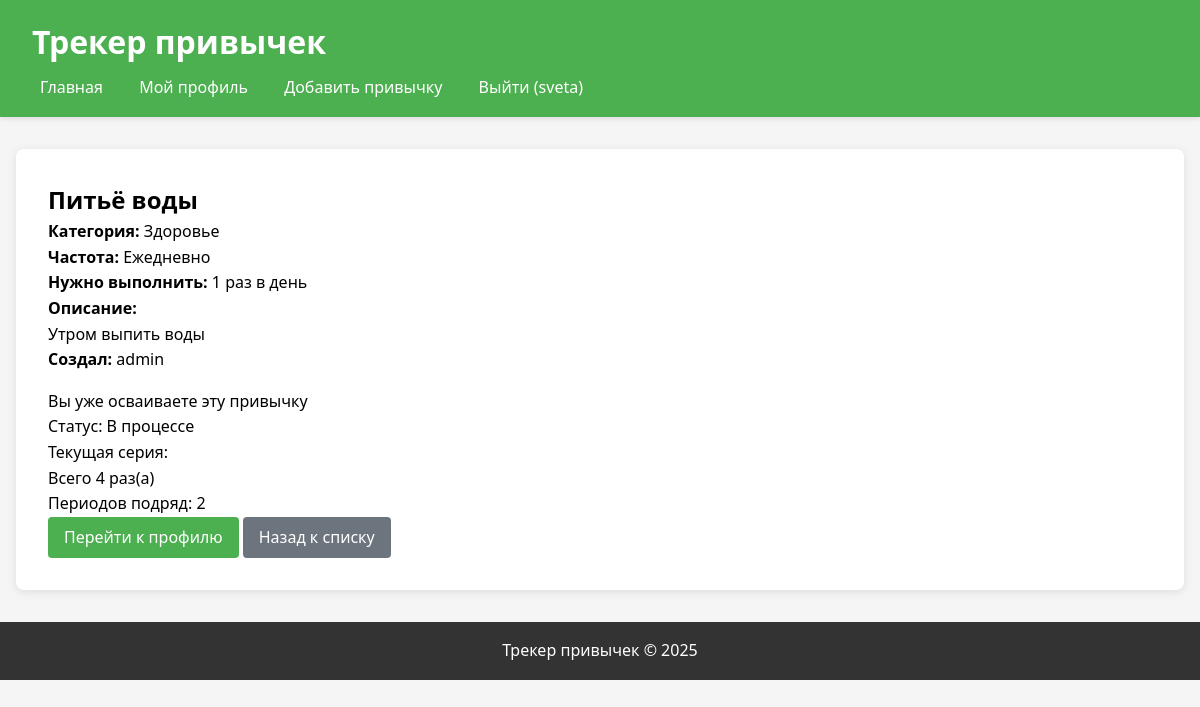
Page /habit/2/ (signed in) on the committed database.
### habits/models.py (models this page shows, shortened)
class User(AbstractUser):
    ROLE_CHOICES = (
        ('admin', 'Администратор'),
        ('user', 'Пользователь'),
    )
    role = models.CharField(
        max_length=10,
        choices=ROLE_CHOICES,
        default='user',
        verbose_name='Роль'
    )
    date_registered = models.DateTimeField(
        default=timezone.now,
        verbose_name='Дата регистрации'
    )
    class Meta:
        verbose_name = 'Пользователь'
        verbose_name_plural = 'Пользователи'

class Habit(models.Model):
    FREQUENCY_CHOICES = (
        ('daily', 'Ежедневно'),
        ('weekly', 'Еженедельно'),
        ('monthly', 'Ежемесячно'),
    )
    weekdays = models.CharField(
        max_length=50,
        blank=True,
        null=True,
        verbose_name='Дни выполнения',
        help_text='Укажите дни: mon,tue,wed,thu,fri,sat,sun (через запятую)'
    )
    name = models.CharField(max_length=200, verbose_name='Название')
    description = models.TextField(blank=True, verbose_name='Описание')
    category = models.CharField(max_length=100, blank=True, verbose_name='Категория')
    frequency = models.CharField(
        max_length=10,
        choices=FREQUENCY_CHOICES,
        default='daily',
        verbose_name='Частота выполнения'
    )
    target_count = models.PositiveIntegerField(
        default=1,
        verbose_name='Целевое количество выполнений',
        help_text='Сколько раз нужно выполнить привычку за период'
    )
    created_by = models.ForeignKey(
        User,
        on_delete=models.CASCADE,
        related_name='habits',
        verbose_name='Создатель'
    )
    created_at = models.DateTimeField(auto_now_add=True, verbose_name='Дата создания')
    class Meta:
        verbose_name = 'Привычка'
        verbose_name_plural = 'Привычки'
        ordering = ['-created_at']

class HabitProgress(models.Model):
    STATUS_CHOICES = (
        ('in_progress', 'В процессе'),
        ('completed', 'Освоена'),
        ('abandoned', 'Забыта/Брошена'),
    )
    user = models.ForeignKey(
        User,
        on_delete=models.CASCADE,
        related_name='habit_progress',
        verbose_name='Пользователь'
    )
    habit = models.ForeignKey(
        Habit,
        on_delete=models.CASCADE,
        related_name='progress_records',
        verbose_name='Привычка'
    )
    start_date = models.DateTimeField(default=timezone.now, verbose_name='Дата начала')
    status = models.CharField(
        max_length=15,
        choices=STATUS_CHOICES,
        default='in_progress',
        verbose_name='Статус освоения'
    )
    current_streak = models.PositiveIntegerField(default=0, verbose_name='Текущая серия')
    max_streak = models.PositiveIntegerField(default=0, verbose_name='Максимальная серия')
    current_day_streak = models.PositiveIntegerField(default=0, verbose_name='Текущая серия (дни)')
    max_day_streak = models.PositiveIntegerField(default=0, verbose_name='Максимальная серия (дни)')
    completed_date = models.DateTimeField(blank=True, null=True, verbose_name='Дата завершения')
    class Meta:
        verbose_name = 'Этап освоения'
        verbose_name_plural = 'Этапы освоения'
        ordering = ['-start_date']
        unique_together = ['user', 'habit']

### habits/views.py (the view)
# urls.py: path('habit/<int:habit_id>/', views.habit_detail, name='habit_detail'),
def habit_detail(request, habit_id):
    if request.user.is_authenticated:
        habit = get_object_or_404(
            Habit,
            models.Q(created_by=request.user) | models.Q(created_by__role='admin'),
            id=habit_id
        )
    else:
        habit = get_object_or_404(Habit, created_by__role='admin', id=habit_id)
    user_progress = None
    if request.user.is_authenticated:
        user_progress = HabitProgress.objects.filter(
            user=request.user,
            habit=habit
        ).first()
    context = {
        'habit': habit,
        'user_progress': user_progress,
    }
    return render(request, 'habits/habit_detail.html', context)

### habits/templates/habits/habit_detail.html (shortened to what this page needs)
{% extends "habits/base.html" %}
{% block content %}
<div class="container">
    <h2>{{ habit.name }}</h2>
    <p><strong>Категория:</strong> {{ habit.category|default:"Без категории" }}</p>
    <p><strong>Частота:</strong>
        {% if habit.frequency == 'daily' %}Ежедневно
        {% elif habit.frequency == 'weekly' %}Еженедельно
        {% else %}Ежемесячно{% endif %}
    </p>
    <p><strong>Нужно выполнить:</strong> {{ habit.target_count }}
   {% if habit.frequency == 'daily' %}раз в день
   {% elif habit.frequency == 'weekly' %}раз в неделю
   {% else %}раз в месяц{% endif %}
</p>
    <p><strong>Описание:</strong></p>
    <p>{{ habit.description|default:"Нет описания" }}</p>
    <p><strong>Создал:</strong> {{ habit.created_by.get_full_name|default:habit.created_by.username }}</p>
    <div style="margin-top: 1rem;">
        {% if user.is_authenticated %}
            {% if user_progress %}
                <p>Вы уже осваиваете эту привычку</p>
                <p>Статус:
                    {% if user_progress.status == 'in_progress' %}В процессе
                    {% elif user_progress.status == 'completed' %}Освоена!
                    {% else %}Забыта{% endif %}
                </p>
                <p>Текущая серия:</p>
                <p>Всего {{ user_progress.current_streak }} раз(а)</p>
                <p>Периодов подряд: {{ user_progress.current_day_streak }}</p>
                <a href="{% url 'habits:profile' %}" class="btn">Перейти к профилю</a>
            {% else %}
                <a href="{% url 'habits:start_habit' habit.id %}" class="btn">Начать осваивать</a>
            {% endif %}
        {% else %}
            <p><a href="{% url 'habits:login' %}">Войдите</a>, чтобы начать осваивать эту привычку</p>
        {% endif %}
        <a href="{% url 'habits:habit_list' %}" class="btn btn-secondary">Назад к списку</a>
    </div>
</div>
{% endblock %}

### habits/templates/habits/base.html (shortened to what this page needs)
<!DOCTYPE html>
<html lang="ru">
<head>
</head>
<body>
    <header>
        <h1>Трекер привычек</h1>
        <nav>
            <a href="{% url 'habits:habit_list' %}">Главная</a>
            {% if user.is_authenticated %}
                <a href="{% url 'habits:profile' %}">Мой профиль</a>
                {% if user.is_authenticated %}
                    <a href="{% url 'habits:habit_create' %}">Добавить привычку</a>
                {% endif %}
                <a href="{% url 'habits:logout' %}">Выйти ({{ user.username }})</a>
            {% else %}
                <a href="{% url 'habits:login' %}">Войти</a>
                <a href="{% url 'habits:register' %}">Регистрация</a>
            {% endif %}
        </nav>
    </header>
    <main>
        {% block content %}
        {% endblock %}
    </main>
    <footer>
        <p>Трекер привычек &copy; 2025</p>
    </footer>
</body>
</html>

### habits/templates/habits/base.html (style rules this page uses)
* { margin: 0; padding: 0; box-sizing: border-box; }
body { font-family: 'Segoe UI', Tahoma, Geneva, Verdana, sans-serif; background-color: #f5f5f5; line-height: 1.6; }
header { background-color: #4CAF50; color: white; padding: 1rem 2rem; box-shadow: 0 2px 5px rgba(0,0,0,0.1); }
header h1 { margin-bottom: 0.5rem; }
nav { margin-top: 0.5rem; }
nav a { color: white; text-decoration: none; margin-right: 1rem; padding: 0.5rem; }
main { max-width: 1200px; margin: 2rem auto; padding: 0 1rem; }
.container { background-color: white; padding: 2rem; border-radius: 8px; box-shadow: 0 2px 10px rgba(0,0,0,0.1); }
.btn { display: inline-block; padding: 0.5rem 1rem; background-color: #4CAF50; color: white; text-decoration: none; border: none; border-radius: 4px; cursor: pointer; font-size: 1rem; }
.btn-secondary { background-color: #6c757d; }
footer { text-align: center; padding: 1rem; background-color: #333; color: white; margin-top: 2rem; }

### rows in the picture
User: username "sveta"
Habit: name "Питьё воды", category "Здоровье", target_count "1", description "Утром выпить воды", created_by.get_full_name "admin"
HabitProgress: current_streak "4", current_day_streak "2"
